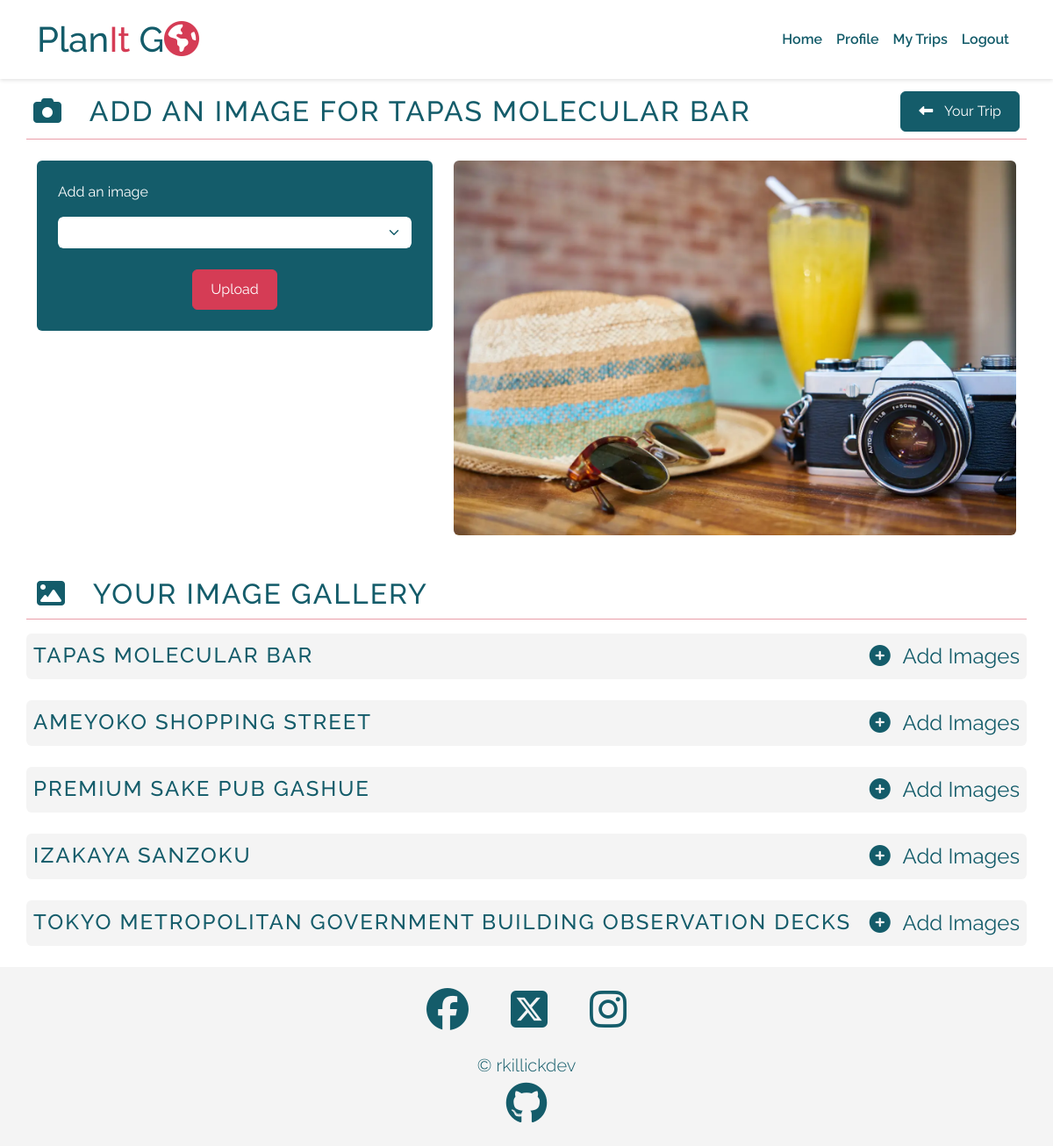
The app's page /trips/far-east/41/images/524/ (signed in) with its own data.
### places/models.py (models this page shows, shortened)
class Place(models.Model):
    location = models.ForeignKey(
        Location, on_delete=models.CASCADE, related_name="places"
    )
    venue_id = models.CharField(max_length=50, unique=True)
    type = models.CharField(max_length=150, null=True)
    category = models.CharField(max_length=150)
    sub_categories = models.JSONField(null=True, blank=True)
    name = models.CharField(max_length=50)
    slug = models.SlugField(max_length=50)
    location_string = models.CharField(max_length=150, null=True)
    description = models.TextField(null=True)
    image = models.CharField(max_length=150, default="placeholder")
    ranking_position = models.IntegerField(null=True)
    rating = models.FloatField(null=True)
    phone = models.CharField(max_length=50, null=True)
    address = models.JSONField()
    latitude = models.DecimalField(max_digits=10, decimal_places=8)
    longitude = models.DecimalField(max_digits=11, decimal_places=8)
    website = models.CharField(max_length=200, null=True)
    ranking_string = models.CharField(max_length=150, null=True)
    created_on = models.DateTimeField(auto_now_add=True)
    approved = models.BooleanField(default=True)
    class Meta:
        ordering = ["-ranking_position"]

### trips/views.py (the view, shortened to what this page needs)
class ImageUploadView(LoginRequiredMixin, CreateView):
    form_class = ImageForm
    model = Image
    template_name = "trips/add_image.html"
    def setup(self, request, *args, **kwargs):
        self.slug = kwargs["slug"]
        self.place_id = kwargs["place_id"]
        self.trip_id = kwargs["trip_id"]
        return super().setup(request, *args, **kwargs)
    def get(self, request, *args, **kwargs):
        trip = get_object_or_404(Trip, id=self.trip_id)
        if not trip.profile.id == request.user.profile.id:
            raise PermissionDenied()
        return super().get(request, *args, **kwargs)
    def get_context_data(self, **kwargs):
        context = super(ImageUploadView, self).get_context_data(**kwargs)
        context["images"] = Image.objects.filter(
            profile=self.request.user.profile.id
        ).order_by("created_on")
        context["place"] = get_object_or_404(Place, id=self.kwargs["place_id"])
        context["trip"] = get_object_or_404(Trip, id=self.kwargs["trip_id"])
        return context

### places/forms.py
class ImageForm(ModelForm):
    def __init__(self, *args, **kwargs):
        super().__init__(*args, **kwargs)
        self.helper = FormHelper()
        self.helper.form_id = "imageForm"
        self.helper.form_class = "rounded bg-dark text-light p-4"
        self.fields["path"].label = False
        self.helper.form_method = "POST"
        self.helper.layout = Layout(
            Div(HTML("<p>Add an image</p>")),
            Field(
                "path",
                css_class="form-select file-upload-input",
                aria_label="Select an image",
            ),
            Div(
                Submit(
                    "Submit",
                    "Upload",
                    css_id="submit-button",
                    css_class="btn btn-primary text-light",
                ),
                css_class="mt-4 text-center",
            ),
        )
    class Meta:
        model = Image
        fields = ["path"]

### trips/templates/trips/add_image.html (shortened to what this page needs)
{% extends "base.html" %}
{% block content %}
{% load static %}
{% load crispy_forms_tags %}
<section id="image-upload"
         class="mt-6 mb-5">
  <div class="container">
    <div class="row mb-2">
      <div class="action-title d-flex justify-content-between align-items-center p-2">
        <h2 class="mb-0">
          <span class="pb-3 d-block d-lg-inline">
            <i class="fa-solid fa-camera"></i>&ensp;
          </span>Add an image for {{ place.name }}
        </h2>
        <a class="btn btn-dark button-link align-self-center "
           href="{% url 'trip_detail' trip.slug trip.id %}">
          <span>
            <i class="fa-solid fa-left-long"></i>&ensp;
          </span>Your&nbsp;Trip
        </a>
      </div>
      <hr>
    </div>
    <div class="row mb-4">
      <div class="col-lg-5">
          {% crispy form %}
      </div>
      <div class="col-lg-7">
        <div class="image-container">
          <img src="{% static 'images/slr-camera-1500x1000-compress.webp' %}"
               alt="An SLR camera on a table next to a straw hat, sunglasses and an orange juice"
               class="img-fluid rounded d-none d-lg-block">
        </div>
      </div>
    </div>
  </div>
</section>
{% if request.user.profile.images.count > 0 %}
<section id="image-gallery">
  <div class="container">
    <div class="row">
      <h2 class="action-title">
        <span class="pb-3 d-block d-lg-inline">
          <i class="fa-solid fa-image"></i>&ensp;
        </span>Your Image Gallery
      </h2>
      <hr>
    </div>
    {% for place in trip.places.all %}
      <div class="row">
        <div class="col-12 d-flex justify-content-between align-items-center bg-secondary rounded p-2 action-title m-0">
          <h3 class="m-0 fs-4">{{ place.name }}</h3>
          <a href="{% url 'add_image' trip.slug trip.id place.id %}"
            class="fs-4 mb-0">
            <span><i class="fa-solid fa-circle-plus link-transform"></i>&ensp;</span>Add Images
          </a>
        </div>
      </div>
    {% endfor %}
  </div>
</section>
{% endif %}
{% endblock %}
{% block extras %}
{% load static %}
{% endblock extras %}

### static/css/styles.css (style rules this page uses)
* { box-sizing: border-box; padding: 0; margin: 0; }
a { text-decoration: none; color: inherit; }
hr { color: var(--bs-primary); opacity: 0.5; }
h2, h3, h4 { text-transform: uppercase; letter-spacing: 2px; }
.btn-dark { --bs-btn-hover-color:var(--bs-light); }
.button-link { width: fit-content; }
.link-transform { transition: all 0.15s ease; }

### records on screen
Place: name "TAPAS MOLECULAR BAR"
Place: name "AMEYOKO SHOPPING STREET"
Place: name "PREMIUM SAKE PUB GASHUE"
Place: name "IZAKAYA SANZOKU"
Place: name "TOKYO METROPOLITAN GOVERNMENT BUILDING OBSERVATION DECKS"
